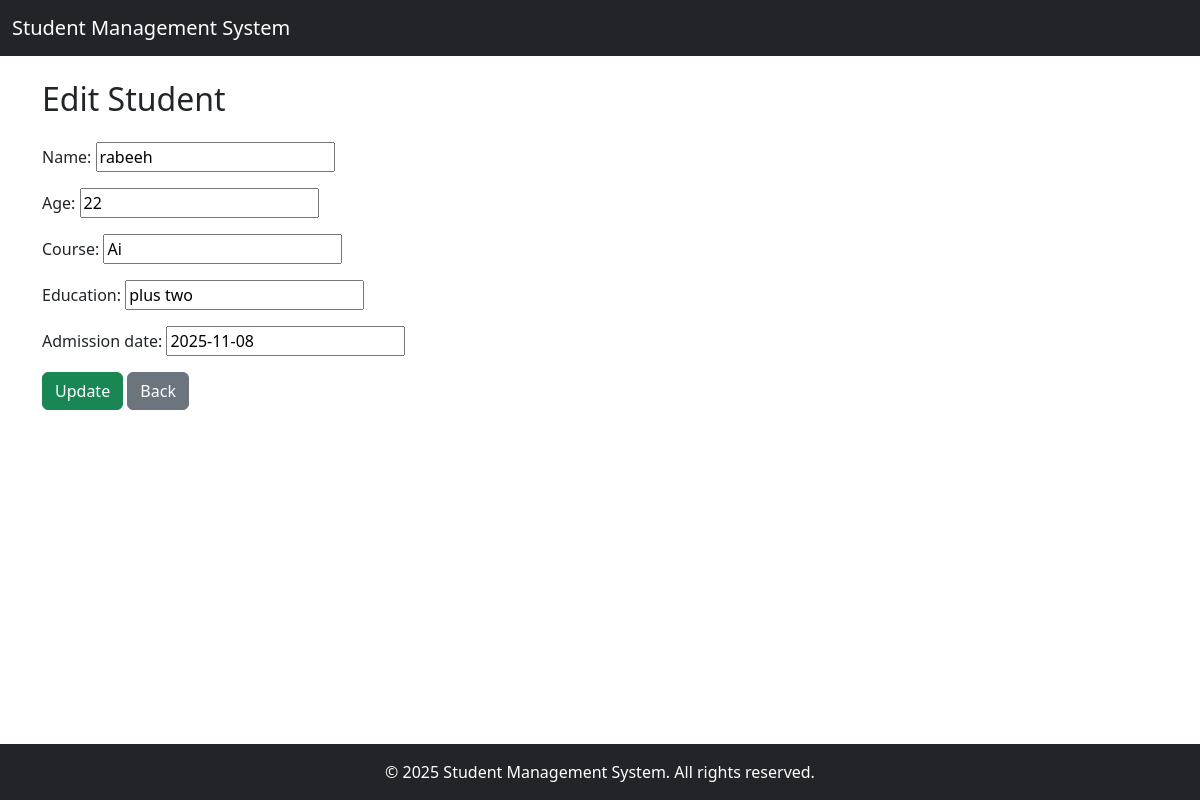
Screenshot of /edit/2/ (signed in) with the database file from the repository.
### records/models.py (models this page shows, shortened)
class Student(models.Model):
    name = models.CharField(max_length=100)
    age = models.IntegerField()
    course = models.CharField(max_length=100)
    education = models.CharField(max_length=100)
    admission_date = models.DateField()

### records/views.py (the view)
# urls.py: path('edit/<int:pk>/', views.edit_student, name='edit_student'),
@login_required
def edit_student(request, pk):
    student = get_object_or_404(Student, pk=pk)
    if request.method == 'POST':
        form = StudentForm(request.POST, instance=student)
        if form.is_valid():
            form.save()
            return redirect('student_list')
    else:
        form = StudentForm(instance=student)
    return render(request, 'student/add.html', {'form': form, 'edit': True})

### records/forms.py
class StudentForm(forms.ModelForm):
    class Meta:
        model = Student
        fields = ['name', 'age', 'course', 'education', 'admission_date']

### records/templates/student/add.html (shortened to what this page needs)
{% extends 'student/base.html' %}
{% load static %}
{% block content %}
<!DOCTYPE html>
<html>
<head>
    <link href="https://cdn.jsdelivr.net/npm/bootstrap@5.3.0/dist/css/bootstrap.min.css" rel="stylesheet">
</head>
<body class="container mt-4">
    <h2 class="mb-4">{% if edit %}Edit{% else %}Add{% endif %} Student</h2>
    <form method="post">
        {{ form.as_p }}
        <button type="submit" class="btn btn-success">{% if edit %}Update{% else %}Add{% endif %}</button>
        <a href="{% url 'student_list' %}" class="btn btn-secondary">Back</a>
    </form>
</body>
</html>
{% endblock %}

### rows the page displays
Student: name "rabeeh", age "22", course "Ai", education "plus two", admission_date "2025-11-08"

### other values shown
{{ year|default:"2025" }} "2025"
